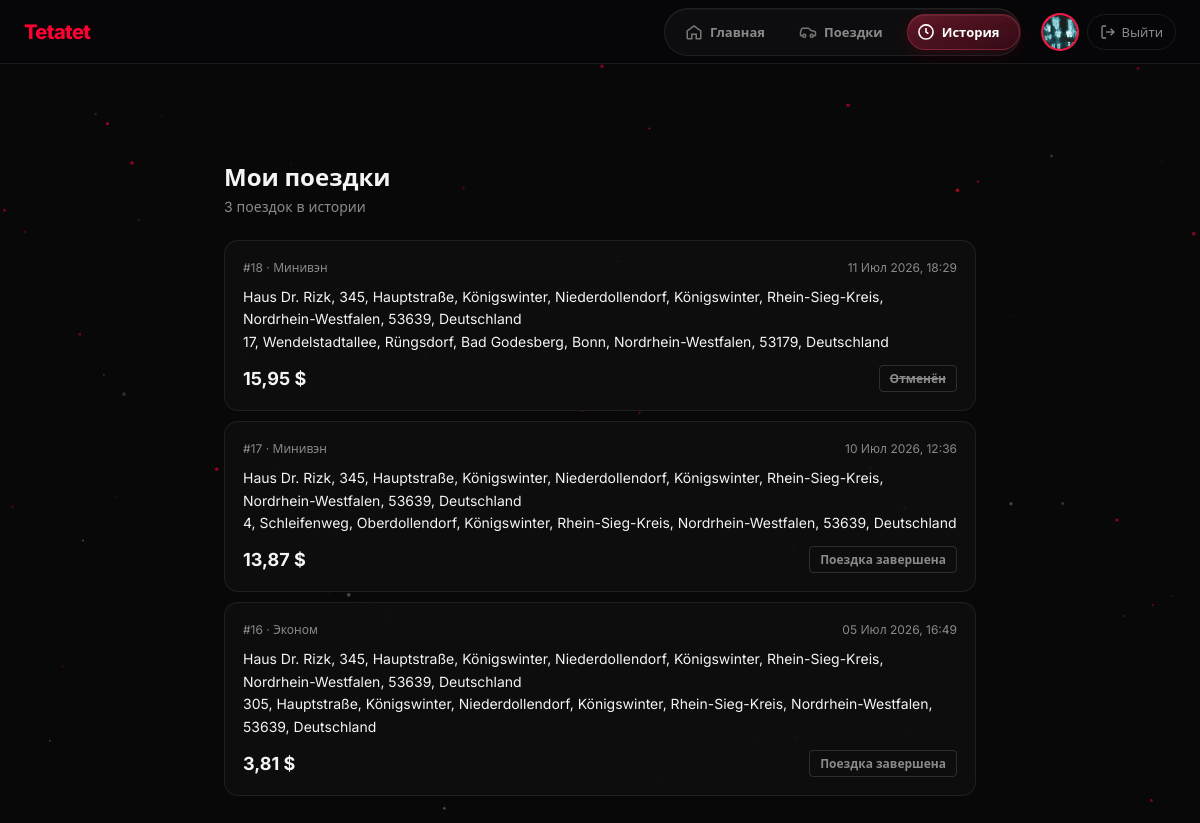
The app's page /orders/ (signed in) with its own data.
### accounts/models.py (models this page shows, shortened)
class User(AbstractUser):
    phone = models.CharField(max_length=32, blank=True, verbose_name='Телефон')
    avatar = models.ImageField(
        upload_to=avatar_upload_path,
        blank=True,
        null=True,
        verbose_name='Фото профиля',
    )
    is_dispatcher = models.BooleanField(
        default=False,
        verbose_name='Диспетчер',
        help_text='Доступ к панели диспетчера',
    )
    passenger_rating = models.DecimalField(
        max_digits=3,
        decimal_places=2,
        default=4.92,
        verbose_name='Рейтинг пассажира',
    )
    preferred_language = models.CharField(
        max_length=5,
        default='ru',
        choices=[
            ('ru', 'Русский'),
            ('uk', 'Українська'),
            ('en', 'English'),
        ],
        verbose_name='Язык интерфейса',
    )
    class Meta:
        verbose_name = 'Пользователь'
        verbose_name_plural = 'Пользователи'

### taxi/models.py (models this page shows, shortened)
class Order(models.Model):
    STATUS_CHOICES = [
        ('new', 'Новый'),
        ('accepted', 'Водитель едет'),
        ('arrived', 'На месте'),
        ('on_way', 'В пути'),
        ('done', 'Завершён'),
        ('cancelled', 'Отменён'),
    ]
    PAYMENT_TYPE_CHOICES = [
        ('cash', 'Наличные'),
        ('card', 'Карта'),
    ]
    TARIFF_CHOICES = TARIFF_CHOICES
    user = models.ForeignKey(
        settings.AUTH_USER_MODEL,
        on_delete=models.SET_NULL,
        null=True,
        blank=True,
        related_name='orders',
        verbose_name='Пользователь',
    )
    name = models.CharField(max_length=100, verbose_name='Имя')
    phone = models.CharField(max_length=32, verbose_name='Телефон')
    from_address = models.CharField(max_length=255, verbose_name='Откуда')
    to_address = models.CharField(max_length=255, verbose_name='Куда')
    comment = models.TextField(blank=True, verbose_name='Комментарий')
    driver_note = models.TextField(blank=True, verbose_name='Заметка диспетчера')
    driver_name = models.CharField(max_length=100, blank=True, verbose_name='Водитель')
    tariff = models.CharField(
        max_length=20,
        choices=TARIFF_CHOICES,
        default='economy',
        verbose_name='Тариф',
    )
    distance_km = models.DecimalField(
        max_digits=6,
        decimal_places=2,
        null=True,
        blank=True,
        verbose_name='Расстояние (км)',
    )
    estimated_price = models.DecimalField(
        max_digits=8,
        decimal_places=2,
        default=0,
        verbose_name='Ориентировочная цена',
    )
    status = models.CharField(
        max_length=20,
        choices=STATUS_CHOICES,
        default='new',
        verbose_name='Статус',
    )
    payment_type = models.CharField(
        max_length=10,
        choices=PAYMENT_TYPE_CHOICES,
        default='cash',
        verbose_name='Оплата',
    )
    payment_card = models.ForeignKey(
        'accounts.PaymentCard',
        on_delete=models.SET_NULL,
        null=True,
        blank=True,
        related_name='orders',
        verbose_name='Карта оплаты',
    )
    trip_rating = models.PositiveSmallIntegerField(
        null=True,
        blank=True,
        verbose_name='Оценка поездки',
    )
    created_at = models.DateTimeField(auto_now_add=True, verbose_name='Создан')
    updated_at = models.DateTimeField(auto_now=True, verbose_name='Обновлён')
    class Meta:
        ordering = ['-created_at']
        verbose_name = 'Заказ'
        verbose_name_plural = 'Заказы'

### accounts/views.py (the view)
# urls.py: path('orders/', order_history, name='order_history'),
@login_required
def order_history(request):
    orders = Order.objects.filter(user=request.user).order_by('-created_at')
    active_orders = orders.filter(status__in=ACTIVE_ORDER_STATUSES)
    return render(request, 'order_history.html', {
        'orders': orders,
        'active_orders': active_orders,
    })

### accounts/context_processors.py (called while the page is built)
def site_settings(request):
    lang = resolve_language(request)
    return {
        'GOOGLE_MAPS_API_KEY': getattr(settings, 'GOOGLE_MAPS_API_KEY', ''),
        'CURRENT_LANGUAGE': lang,
        'LANGUAGES': LANGUAGES,
        'TETATET_JS_I18N': json.dumps(js_translations(lang), ensure_ascii=False),
    }

### accounts/templatetags/site_i18n.py (called while the page is built)
@register.simple_tag(takes_context=True)
def t(context, key):
    request = context.get('request')
    lang = resolve_language(request) if request else 'ru'
    return translate(key, lang)

@register.simple_tag(takes_context=True)
def status_label(context, status):
    request = context.get('request')
    lang = resolve_language(request) if request else 'ru'
    return translate(f'status.{status}', lang)

@register.simple_tag(takes_context=True)
def tariff_label(context, tariff):
    request = context.get('request')
    lang = resolve_language(request) if request else 'ru'
    return translate(f'tariff.{tariff}.label', lang)

@register.simple_tag(takes_context=True)
def tf(context, key, **kwargs):
    request = context.get('request')
    lang = resolve_language(request) if request else 'ru'
    text = translate(key, lang)
    for name, value in kwargs.items():
        text = text.replace('{' + name + '}', str(value))
    return text

### tetatet/translations.py (called while the page is built)
def translate(key: str, lang: str = 'ru') -> str:
    if lang not in LANGUAGE_CODES:
        lang = 'ru'
    entry = TRANSLATIONS.get(key)
    if not entry:
        return key
    return entry.get(lang) or entry.get('ru', key)

def resolve_language(request) -> str:
    lang = request.session.get('language')
    if not lang and getattr(request, 'user', None) and request.user.is_authenticated:
        lang = getattr(request.user, 'preferred_language', None)
    if lang not in LANGUAGE_CODES:
        lang = 'ru'
    return lang

def js_translations(lang: str) -> dict:
    return {key.replace('.', '_'): translate(key, lang) for key in TRANSLATIONS}

### templates/order_history.html (shortened to what this page needs)
{% extends 'base.html' %}
{% load site_i18n %}
{% block layout %}
<div class="page-trips">
    <div class="page-head">
        <h1>{% t "history.title" %}</h1>
        <p>{% tf "history.sub" count=orders|length %}</p>
    </div>
    {% if orders %}
    <div class="trip-list">
        {% for order in orders %}
        <a href="{% url 'order_track' order.id %}" class="trip-card trip-card-link">
            <div class="trip-top">
                <span class="trip-id">#{{ order.id }} · {% tariff_label order.tariff %}</span>
                <span class="trip-date">{{ order.created_at|date:"d M Y, H:i" }}</span>
            </div>
            <div class="trip-route">
                <div class="r-from">{{ order.from_address }}</div>
                <div class="r-to">{{ order.to_address }}</div>
            </div>
            <div class="trip-bottom">
                <span class="trip-price">{{ order.estimated_price }} $</span>
                <span class="badge badge-{{ order.status }}">{% status_label order.status %}</span>
            </div>
        </a>
        {% endfor %}
    </div>
    {% endif %}
</div>
{% endblock %}

### templates/base.html (shortened to what this page needs)
{% load static %}
{% load site_i18n %}
<!DOCTYPE html>
<html lang="{{ CURRENT_LANGUAGE }}">
<head>
    <link rel="stylesheet" href="{% static 'css/style.css' %}?v=45">
</head>
<body class="{% block body_class %}{% endblock %}">
<header class="header {% block header_class %}{% endblock %}">
    <div class="header-inner">
        {% if user.is_authenticated %}
        <a href="{% url 'home' %}" class="brand">Tetatet</a>
        {% else %}
        <a href="{% url 'landing' %}" class="brand">Tetatet</a>
        {% endif %}
        {% if user.is_authenticated %}
        <nav class="header-nav header-nav--dock" data-header-nav aria-label="{% t 'nav.main' %}">
            <div class="header-nav-track">
                <span class="header-nav-glider" aria-hidden="true"></span>
                <a href="{% url 'home' %}" class="header-nav-item{% if request.path == '/home/' or request.path == '/' and user.is_authenticated %} is-active{% endif %}">
                    <svg class="header-nav-icon" width="18" height="18" viewBox="0 0 24 24" fill="none" stroke="currentColor" stroke-width="2" aria-hidden="true">
                        <path d="M3 10.5L12 4l9 6.5V20a1 1 0 0 1-1 1h-5v-6H9v6H4a1 1 0 0 1-1-1v-9.5z"/>
                    </svg>
                    <span class="header-nav-label">{% t "nav.home" %}</span>
                </a>
                <a href="{% url 'order' %}" class="header-nav-item{% if request.path == '/order/' %} is-active{% endif %}">
                    <span class="header-nav-label">{% t "nav.orders" %}</span>
                </a>
                <a href="{% url 'order_history' %}" class="header-nav-item{% if request.path == '/orders/' or request.path|slice:':8' == '/orders/' %} is-active{% endif %}">
                    <svg class="header-nav-icon" width="18" height="18" viewBox="0 0 24 24" fill="none" stroke="currentColor" stroke-width="2" aria-hidden="true">
                        <circle cx="12" cy="12" r="9"/>
                        <path d="M12 7v5l3 2"/>
                    </svg>
                    <span class="header-nav-label">{% t "nav.history" %}</span>
                </a>
            </div>
        </nav>
        <div class="header-user">
            <a href="{% url 'profile' %}" class="user-avatar{% if request.path|slice:':9' == '/profile/' %} is-active{% endif %}" title="{% t 'nav.profile' %}">
                {% if user.avatar %}
                <img src="{{ user.avatar.url }}" alt="" class="user-avatar-img">
                {% else %}
                {{ user.first_name|first|upper }}{{ user.last_name|first|upper }}
                {% endif %}
            </a>
            <a href="{% url 'logout' %}" class="btn-logout" title="{% t 'nav.logout' %}">
                <svg width="16" height="16" viewBox="0 0 24 24" fill="none" stroke="currentColor" stroke-width="2" aria-hidden="true">
                    <path d="M9 21H5a2 2 0 0 1-2-2V5a2 2 0 0 1 2-2h4"/>
                    <polyline points="16 17 21 12 16 7"/>
                    <line x1="21" y1="12" x2="9" y2="12"/>
                </svg>
                <span class="btn-logout-text">{% t "nav.logout" %}</span>
            </a>
        </div>
        {% endif %}
    </div>
</header>
{% block layout %}{% endblock %}
</body>
</html>

### records on screen
User: preferred_language "Главная", preferred_language "Поездки", preferred_language "История", avatar (picture), preferred_language "Выйти", preferred_language "Мои поездки", preferred_language "3 поездок в истории"
Order: id "18", tariff.preferred_language "Минивэн", created_at "11 Июл 2026, 18:29", from_address "Haus Dr. Rizk, 345, Hauptstraße, Königswinter, Niederdollendorf, Königswinter, Rhein-Sieg-Kreis, Nordrhein-Westfalen, 53639, Deutschland", to_address "17, Wendelstadtallee, Rüngsdorf, Bad Godesberg, Bonn, Nordrhein-Westfalen, 53179, Deutschland", estimated_price "15,95", status.preferred_language "Отменён"
Order: id "17", tariff.preferred_language "Минивэн", created_at "10 Июл 2026, 12:36", from_address "Haus Dr. Rizk, 345, Hauptstraße, Königswinter, Niederdollendorf, Königswinter, Rhein-Sieg-Kreis, Nordrhein-Westfalen, 53639, Deutschland", to_address "4, Schleifenweg, Oberdollendorf, Königswinter, Rhein-Sieg-Kreis, Nordrhein-Westfalen, 53639, Deutschland", estimated_price "13,87", status.preferred_language "Поездка завершена"
Order: id "16", tariff.preferred_language "Эконом", created_at "05 Июл 2026, 16:49", from_address "Haus Dr. Rizk, 345, Hauptstraße, Königswinter, Niederdollendorf, Königswinter, Rhein-Sieg-Kreis, Nordrhein-Westfalen, 53639, Deutschland", to_address "305, Hauptstraße, Königswinter, Niederdollendorf, Königswinter, Rhein-Sieg-Kreis, Nordrhein-Westfalen, 53639, Deutschland", estimated_price "3,81", status.preferred_language "Поездка завершена"
